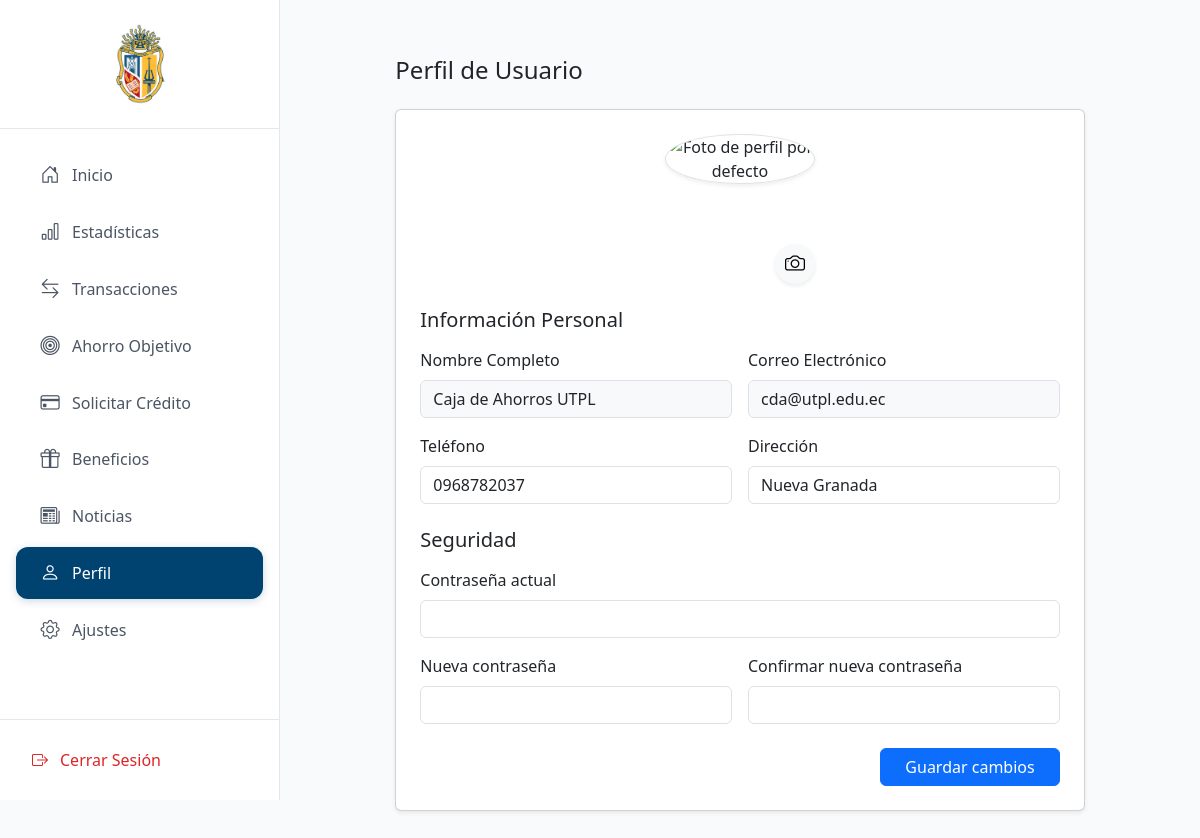
Screenshot of /account_settings/ (signed in) with the database file from the repository.
### users/models.py (models this page shows, shortened)
class CustomUser(AbstractUser):
    username = models.CharField(
        max_length=150,
        unique=True,
        verbose_name="Nombre de usuario",
        null=True,
        blank=True,  # Permite que sea opcional para los usuarios normales
    )
    email = models.EmailField(unique=True)
    phone = models.CharField(max_length=15, blank=True, null=True)
    document_type = models.CharField(
        max_length=20,
        choices=[("CEDULA", "CEDULA"), ("RUC", "RUC"), ("PASSPORT", "Pasaporte")],
    )
    document_number = models.CharField(max_length=20)
    reference_number = models.CharField(max_length=100, unique=True, default=uuid.uuid4)
    address = models.CharField(max_length=255, blank=True)
    profile_picture = models.ImageField(
        upload_to="profile_pictures/", blank=True, null=True
    )
    account_balance = models.DecimalField(max_digits=10, decimal_places=2, default=0)
    is_verified = models.BooleanField(default=False)
    preferred_currency = models.CharField(max_length=3, default="USD")
    preferred_language = models.CharField(max_length=2, default="es")
    created_at = models.DateTimeField(auto_now_add=True)
    updated_at = models.DateTimeField(auto_now=True)
    USERNAME_FIELD = "email"  # El email sigue siendo el identificador único
    REQUIRED_FIELDS = [
        "username"
    ]  # Hacer que username sea requerido para superusuarios
    objects = CustomUserManager()  # Asignar el manager personalizado
    class Meta:
        db_table = "custom_users"

### account_settings/views.py (the view)
# urls.py: path('', views.profile_view, name='profile'),
@login_required
def profile_view(request):
    user = request.user
    if request.method == 'POST':
        user.phone = request.POST.get('telefono')
        user.address = request.POST.get('direccion')
        if 'profile_picture' in request.FILES:
            user.profile_picture = request.FILES['profile_picture']
        user.save()
    return render(request, 'account_settings/profile.html', {
        'client': user
    })

### account_settings/templates/account_settings/profile.html (shortened to what this page needs)
{% extends 'base.html' %}
{% load static %}
{% block content %}
<div class="container py-4">
    <div class="row justify-content-center">
        <div class="col-12 col-lg-10">
            <h4 class="text-dark mb-4">Perfil de Usuario</h4>
            <div class="card shadow-sm">
                <div class="card-body p-4">
                    <div class="text-center mb-4">
                        <form id="profilePictureForm" enctype="multipart/form-data">
                            <div class="position-relative d-inline-block">
                                <div class="profile-picture-container" style="width: 150px; height: 150px;">
                                    {% if client.profile_picture %}
                                        <img src="{{ client.profile_picture.url }}"
                                             id="profileImage"
                                             alt="Foto de perfil"
                                             class="rounded-circle border shadow-sm"
                                             style="width: 150px; height: 150px; object-fit: cover;">
                                    {% else %}
                                        <img src="{% static 'account_settings/img/default-profile.png' %}"
                                             id="profileImage"
                                             alt="Foto de perfil por defecto"
                                             class="rounded-circle border shadow-sm"
                                             style="width: 150px; height: 150px; object-fit: cover;">
                                    {% endif %}
                                    <label for="profilePictureInput" class="btn btn-light btn-sm position-absolute bottom-0 end-0 rounded-circle shadow-sm" style="width: 40px; height: 40px;">
                                        <i class="bi bi-camera fs-5"></i>
                                    </label>
                                </div>
                            </div>
                        </form>
                    </div>
                    <form method="POST" id="personalInfoForm" class="needs-validation" novalidate>
                        <div class="row g-4">
                            <div class="col-12">
                                <h5 class="mb-3">Información Personal</h5>
                                <div class="row g-3">
                                    <div class="col-md-6">
                                        <label for="nombreCompleto" class="form-label">Nombre Completo</label>
                                        <input type="text"
                                               class="form-control bg-light"
                                               id="nombreCompleto"
                                               value="{{ client.first_name }} {{ client.last_name }}"
                                               readonly>
                                    </div>
                                    <div class="col-md-6">
                                        <label for="correoElectronico" class="form-label">Correo Electrónico</label>
                                        <input type="email"
                                               class="form-control bg-light"
                                               id="correoElectronico"
                                               value="{{ client.email }}"
                                               readonly>
                                    </div>
                                    <div class="col-md-6">
                                        <label for="telefono" class="form-label">Teléfono</label>
                                        <input type="tel"
                                               class="form-control"
                                               id="telefono"
                                               name="telefono"
                                               value="{{ client.phone|default:'' }}"
                                               required>
                                    </div>
                                    <div class="col-md-6">
                                        <label for="direccion" class="form-label">Dirección</label>
                                        <input type="text"
                                               class="form-control"
                                               id="direccion"
                                               name="direccion"
                                               value="{{ client.address|default:'' }}"
                                               required>
                                    </div>
                                </div>
                            </div>
                            <div class="col-12">
                                <h5 class="mb-3">Seguridad</h5>
                                <div class="row g-3">
                                    <div class="col-md-12">
                                        <label for="currentPassword" class="form-label">Contraseña actual</label>
                                        <input type="password"
                                               class="form-control"
                                               id="currentPassword"
                                               name="current_password">
                                    </div>
                                    <div class="col-md-6">
                                        <label for="newPassword" class="form-label">Nueva contraseña</label>
                                        <input type="password"
                                               class="form-control"
                                               id="newPassword"
                                               name="new_password">
                                    </div>
                                    <div class="col-md-6">
                                        <label for="confirmPassword" class="form-label">Confirmar nueva contraseña</label>
                                        <input type="password"
                                               class="form-control"
                                               id="confirmPassword"
                                               name="confirm_password">
                                    </div>
                                </div>
                            </div>
                            <div class="col-12 text-end">
                                <button type="submit" class="btn btn-primary px-4">
                                    Guardar cambios
                                </button>
                            </div>
                        </div>
                    </form>
                </div>
            </div>
        </div>
    </div>
</div>
{% endblock %}

### templates/base.html (style rules this page uses)
:root { --sidebar-width: 280px; --primary-color: #004370; --primary-light: rgba(0, 67, 112, 0.1); --text-color: #4b5563; --border-color: #e5e7eb; }
* { margin: 0; padding: 0; box-sizing: border-box; }
body { font-family: 'Segoe UI', Tahoma, Geneva, Verdana, sans-serif; background-color: #f8fafc; }

### rows the page displays
CustomUser: first_name "Caja de Ahorros UTPL", email "cda@utpl.edu.ec", telefono "0968782037", direccion "Nueva Granada"
